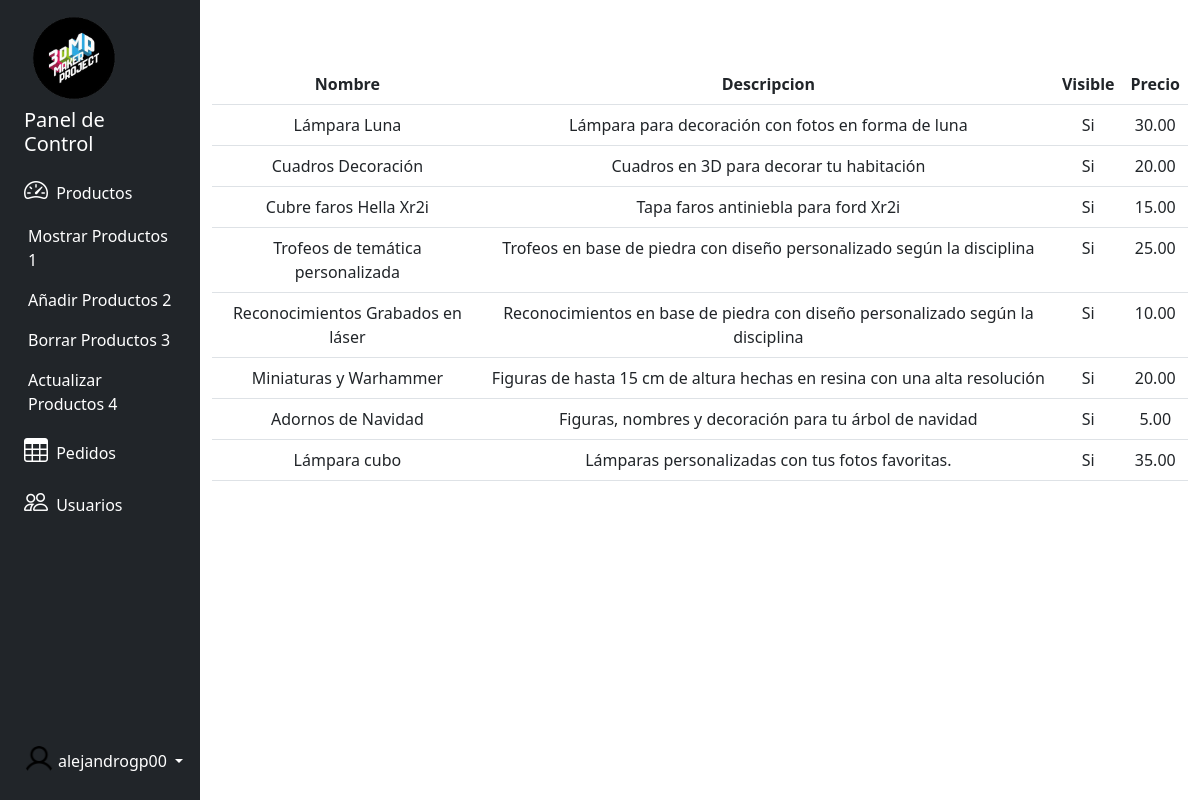
Page /admin/admin.php (signed in) on the committed database.
### tables this page shows
CREATE TABLE IF NOT EXISTS `productos` (
  `id` int(100) NOT NULL AUTO_INCREMENT,
  `idadmin` int(100),
  `nombre` varchar(255) DEFAULT NULL,
  `descripcion` varchar(255) DEFAULT NULL,
  `precio` decimal(30,2) DEFAULT NULL,
  `activado` tinyint(1) DEFAULT NULL,
  PRIMARY KEY (`id`)
);

### admin/admin.php (the view, shortened to what this page needs)
<!DOCTYPE html>
<html lang="es">
<head>
    <link href="https://cdn.jsdelivr.net/npm/bootstrap@5.2.2/dist/css/bootstrap.min.css" rel="stylesheet">
    <link rel="stylesheet" href="../css/admin.css">
</head>
<body>
<div class="container-fluid">
    <div class="row flex-nowrap">
        <div class="col-auto col-md-3 col-xl-2 px-sm-2 px-0 bg-dark">
            <div class="d-flex flex-column align-items-center align-items-sm-start px-3 pt-2 text-white min-vh-100">
                <a class="navbar-brand text-center" href="../index.php"><img src="../img/logo.png" alt="Logo" height="100px"></a>
                    <h5 class="fs-5 d-none d-sm-inline text-white text-decoration-none">Panel de Control</h6>
                <ul class="nav nav-pills flex-column mb-sm-auto mb-0 align-items-center align-items-sm-start" id="menu">
                    <li>
                        <a href="#submenu1" data-bs-toggle="collapse" class="nav-link px-0 align-middle">
                            <i class="fs-4 bi-speedometer2 text-white"></i> <span class="ms-1 d-none d-sm-inline text-white">Productos</span> </a>
                        <ul class="collapse show nav flex-column ms-1" id="submenu1" data-bs-parent="#menu">
                            <li class="w-100">
                                <a href="#" class="nav-link px-0 text-white" onclick="mostrarProductosDiv()"> <span class="d-none d-sm-inline text-white">Mostrar Productos</span> 1</a>
                            </li>
                            <li>
                                <a href="#" class="nav-link px-0 text-white" onclick="anadirProductosDiv()"> <span class="d-none d-sm-inline text-white">Añadir Productos</span> 2</a>
                            </li>
                            <li>
                                <a href="#" class="nav-link px-0 text-white" onclick="borrarProductosDiv()"> <span class="d-none d-sm-inline text-white">Borrar Productos</span> 3</a>
                            </li>
                            <li>
                                <a href="#" class="nav-link px-0 text-white" onclick="actualizarProductosDiv()"> <span class="d-none d-sm-inline text-white">Actualizar Productos</span> 4</a>
                            </li>
                        </ul>
                    </li>
                    <li>
                        <a href="#" class="nav-link px-0 align-middle">
                            <i class="fs-4 bi-table text-white"></i> <span class="ms-1 d-none d-sm-inline text-white">Pedidos</span></a>
                    </li>
                    <li>
                        <a href="#submenu3" data-bs-toggle="collapse" class="nav-link px-0 align-middle">
                            <i class="fs-4 bi-people text-white"></i> <span class="ms-1 d-none d-sm-inline text-white">Usuarios</span> </a>
                    </li>
                </ul>
                <div class="dropdown pb-4">
                    <a href="#" class="d-flex align-items-center text-white text-decoration-none dropdown-toggle" id="dropdownUser1" data-bs-toggle="dropdown" aria-expanded="false">
                        <img src="../img/usuario.png" alt="hugenerd" width="30" height="30" class="rounded-circle">
                        <span class="d-none d-sm-inline mx-1"><?php echo $_SESSION['usuario'];?></span>
                    </a>
                </div>
            </div>
        </div>
        <div class="col py-3" id="prueba">
            <div class="col-6 col-md-12 mt-5" id="mostrarProductos">
                <?php
                    include '../php/connect.php';
                    $consulta = $conn->query("SELECT * FROM productos;");
                    ?>
                <table class='table table-hover text-center'>
                    <tr>
                        <th>Nombre</th>
                        <th>Descripcion</th>
                        <th>Visible</th>
                        <th>Precio</th>
                    </tr>
                <?php
                while ($productos = $consulta->fetch(PDO::FETCH_BOTH )){
                ?>
                    <tr>
                        <td><?php echo $productos['nombre'];?></td>
                        <td><?php echo $productos['descripcion'];?></td>
                        <td><?php echo (($productos['activado'] == 1)?'Si':'No');?></td>
                        <td><?php echo $productos['precio'];?></td>
                    </tr>
                <?php
                }
                ?>
                </table>
            </div>
        </div>
</div>
<link rel="stylesheet" href="https://cdn.jsdelivr.net/npm/bootstrap-icons@1.10.2/font/bootstrap-icons.css">
</body>
</html>

### rows in the picture
productos: nombre "Lámpara Luna", descripcion "Lámpara para decoración con fotos en forma de luna", activado "Si", precio "30.00"
productos: nombre "Cuadros Decoración", descripcion "Cuadros en 3D para decorar tu habitación", activado "Si", precio "20.00"
productos: nombre "Cubre faros Hella Xr2i", descripcion "Tapa faros antiniebla para ford Xr2i", activado "Si", precio "15.00"
productos: nombre "Trofeos de temática personalizada", descripcion "Trofeos en base de piedra con diseño personalizado según la disciplina", activado "Si", precio "25.00"
productos: nombre "Reconocimientos Grabados en láser", descripcion "Reconocimientos en base de piedra con diseño personalizado según la disciplina", activado "Si", precio "10.00"
productos: nombre "Miniaturas y Warhammer", descripcion "Figuras de hasta 15 cm de altura hechas en resina con una alta resolución", activado "Si", precio "20.00"
productos: nombre "Adornos de Navidad", descripcion "Figuras, nombres y decoración para tu árbol de navidad", activado "Si", precio "5.00"
productos: nombre "Lámpara cubo", descripcion "Lámparas personalizadas con tus fotos favoritas.", activado "Si", precio "35.00"

### other values in the picture
$_SESSION['usuario'] "alejandrogp00"
